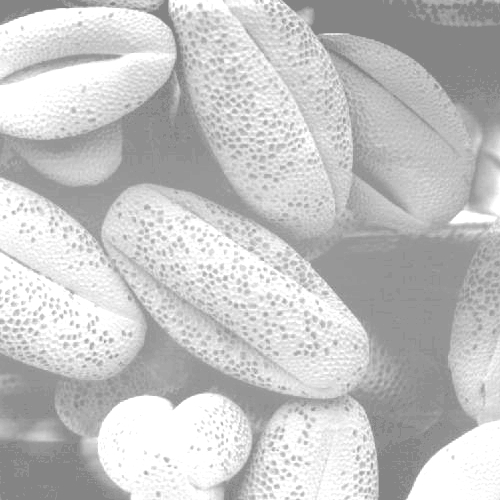
#> input picture ex2report_AaronGarcia/test02.jpg, 500 x 500 px
$ python ex2code.py
#> lines starting #> are read from the running program, lines starting #| are printed output that depends on the picture
import cv2
import numpy as np
from matplotlib import pyplot as plt

# Load input image
img1 = cv2.imread('test02.jpg')
#> img1 is the input picture: shape (500, 500, 3); min 131, max 255, mean 196.4
img1 = cv2.cvtColor(img1, cv2.COLOR_BGR2GRAY)
#> img1: shape (500, 500)
height, width = img1.shape
#> height = 500; width = 500
print(f'Image size: width={width}, height={height}')
#| Image size: width=500, height=500

# Make histogram
hist, bins = np.histogram(img1.flatten(), range=(0,256), bins=256)
#> hist = 256 values, max 27860 at index 255, min 0 at index 0, mean 976.6; bins = 257 values from 0 to 256

#make copy to prepare normalization
hist_norm = hist.astype(float)
#> hist_norm has the same summary as hist

#normalize
for i, j in np.ndenumerate(hist):
    hist_norm[i] /= 250000
#> this loop made 256 passes
#> i on passes 1 to 3: (0,), (1,), (2,)
#> after the loop, hist_norm = 256 values, max 0.111 at index 255, min 0 at index 0, mean 0.00391

cumsum_hist = np.cumsum(hist_norm)
#> cumsum_hist = 256 values from 0 to 1

#for each pixel in the image, find intensity value, and set the correspon
equalized_image = cumsum_hist[img1]
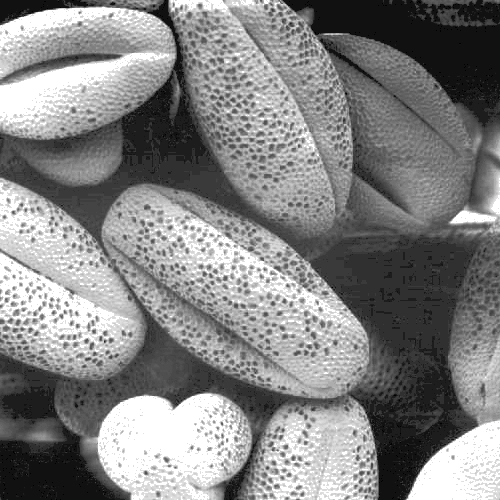
#> equalized_image: shape (500, 500) float64; min 0.00179, max 1, mean 0.517

# Calculate histogram of equalized image
# Set "range=(0,1)" since the equalized histogram uses that range for its intensity values.
equalized_hist, _ = np.histogram(equalized_image.flatten(), range=(0,1), bins=256)
#> equalized_hist = 256 values, max 16884 at index 17, min 0 at index 1, mean 867.7

# Show original and equalized image
cv2.imshow("Original", img1)
cv2.imshow("Equalized", equalized_image)

# Show original image and its histogram
plt.subplot(2, 1, 1)
plt.bar(bins[:-1], hist, width=1)
plt.title('Original Histogram')

# Show equalized image and its histogram
plt.subplot(2, 1, 2)
plt.bar(bins[:-1], equalized_hist, width=1)
plt.title('Equalized Histogram')

# Show the layout
plt.tight_layout()
plt.show()
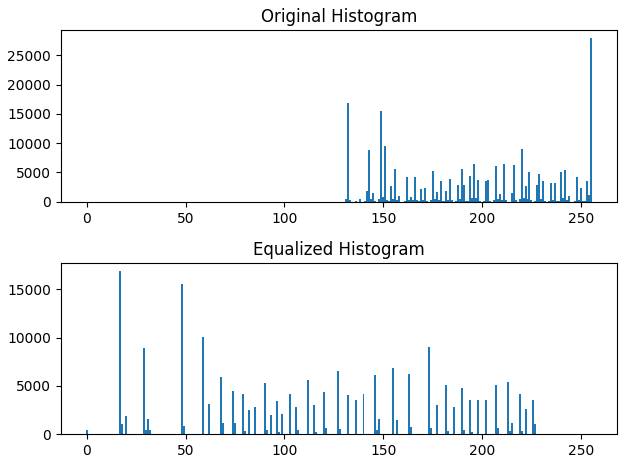
#> figure drawn by matplotlib, 2 panels; panel 1: tallest bar 27860 high, from x = 254.5 to 255.5; panel 2: tallest bar 16884 high, from x = 16.5 to 17.5
cv2.waitKey(0)
